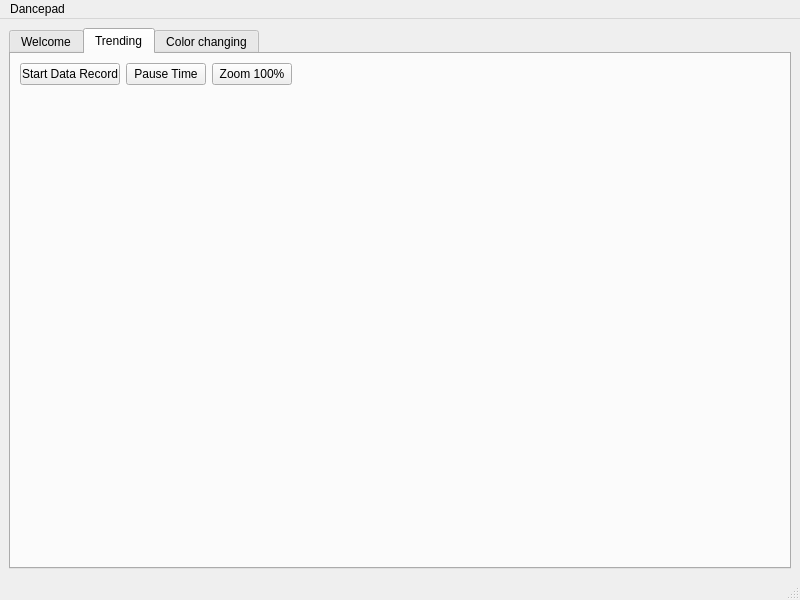
<?xml version="1.0" encoding="UTF-8"?>
<ui version="4.0">
 <class>Dancepad</class>
 <widget class="QMainWindow" name="Dancepad">
  <property name="geometry">
   <rect>
    <x>0</x>
    <y>0</y>
    <width>800</width>
    <height>600</height>
   </rect>
  </property>
  <property name="windowTitle">
   <string>Dancepad</string>
  </property>
  <widget class="QWidget" name="centralwidget">
   <layout class="QHBoxLayout" name="horizontalLayout_3">
    <item>
     <widget class="QTabWidget" name="tabWidget">
      <property name="currentIndex">
       <number>1</number>
      </property>
      <widget class="QWidget" name="tab_1">
       <property name="contextMenuPolicy">
        <enum>Qt::CustomContextMenu</enum>
       </property>
       <attribute name="title">
        <string>Welcome</string>
       </attribute>
       <layout class="QGridLayout" name="gridLayout_2">
        <item row="0" column="0">
         <widget class="QLabel" name="label">
          <property name="font">
           <font>
            <pointsize>72</pointsize>
           </font>
          </property>
          <property name="layoutDirection">
           <enum>Qt::LeftToRight</enum>
          </property>
          <property name="text">
           <string>!!! Dancepad !!!</string>
          </property>
          <property name="alignment">
           <set>Qt::AlignCenter</set>
          </property>
         </widget>
        </item>
       </layout>
      </widget>
      <widget class="QWidget" name="tab_2">
       <property name="toolTip">
        <string/>
       </property>
       <attribute name="title">
        <string>Trending</string>
       </attribute>
       <layout class="QGridLayout" name="gridLayout">
        <item row="0" column="0">
         <layout class="QVBoxLayout" name="verticalLayout">
          <item>
           <layout class="QHBoxLayout" name="horizontalLayout">
            <item>
             <widget class="QPushButton" name="pbTrendStart">
              <property name="maximumSize">
               <size>
                <width>100</width>
                <height>23</height>
               </size>
              </property>
              <property name="text">
               <string>Start Data Record</string>
              </property>
             </widget>
            </item>
            <item>
             <widget class="QPushButton" name="pbTrendRun">
              <property name="maximumSize">
               <size>
                <width>100</width>
                <height>23</height>
               </size>
              </property>
              <property name="text">
               <string>Pause Time</string>
              </property>
             </widget>
            </item>
            <item>
             <widget class="QPushButton" name="pbTrend100Percent">
              <property name="maximumSize">
               <size>
                <width>100</width>
                <height>23</height>
               </size>
              </property>
              <property name="text">
               <string>Zoom 100%</string>
              </property>
             </widget>
            </item>
            <item>
             <spacer name="horizontalSpacer">
              <property name="orientation">
               <enum>Qt::Horizontal</enum>
              </property>
              <property name="sizeHint" stdset="0">
               <size>
                <width>40</width>
                <height>20</height>
               </size>
              </property>
             </spacer>
            </item>
           </layout>
          </item>
          <item>
           <widget class="QCustomPlot" name="plotWidget" native="true">
            <property name="sizePolicy">
             <sizepolicy hsizetype="Expanding" vsizetype="Expanding">
              <horstretch>0</horstretch>
              <verstretch>0</verstretch>
             </sizepolicy>
            </property>
            <property name="minimumSize">
             <size>
              <width>0</width>
              <height>0</height>
             </size>
            </property>
           </widget>
          </item>
         </layout>
        </item>
       </layout>
      </widget>
      <widget class="QWidget" name="tab_3">
       <attribute name="title">
        <string>Color changing</string>
       </attribute>
       <widget class="QWidget" name="layoutWidget">
        <property name="geometry">
         <rect>
          <x>50</x>
          <y>60</y>
          <width>146</width>
          <height>25</height>
         </rect>
        </property>
        <layout class="QHBoxLayout" name="horizontalLayout_2">
         <item>
          <widget class="QLabel" name="label_2">
           <property name="text">
            <string>Change Hue:</string>
           </property>
          </widget>
         </item>
         <item>
          <widget class="QPushButton" name="pbChangeHue">
           <property name="text">
            <string>Start</string>
           </property>
          </widget>
         </item>
        </layout>
       </widget>
      </widget>
     </widget>
    </item>
   </layout>
  </widget>
  <widget class="QStatusBar" name="statusbar"/>
  <widget class="QMenuBar" name="menubar">
   <property name="geometry">
    <rect>
     <x>0</x>
     <y>0</y>
     <width>800</width>
     <height>21</height>
    </rect>
   </property>
   <widget class="QMenu" name="menuDancepad">
    <property name="title">
     <string>Dancepad</string>
    </property>
   </widget>
   <addaction name="menuDancepad"/>
  </widget>
 </widget>
 <customwidgets>
  <customwidget>
   <class>QCustomPlot</class>
   <extends>QWidget</extends>
   <header>qcustomplot.h</header>
   <container>1</container>
  </customwidget>
 </customwidgets>
 <tabstops>
  <tabstop>tabWidget</tabstop>
  <tabstop>pbTrendStart</tabstop>
  <tabstop>pbTrendRun</tabstop>
  <tabstop>pbTrend100Percent</tabstop>
  <tabstop>pbChangeHue</tabstop>
 </tabstops>
 <resources/>
 <connections/>
</ui>
